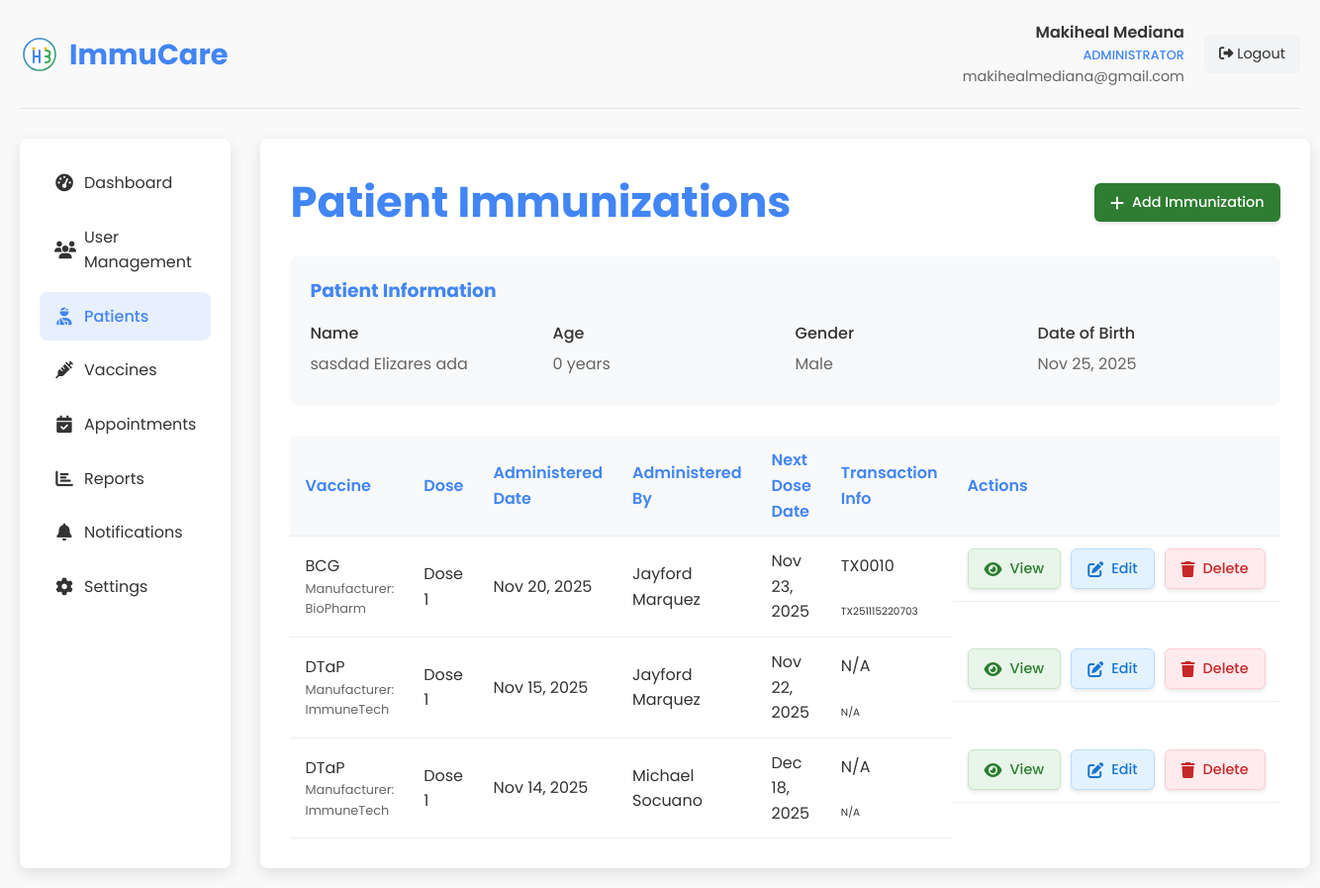
The page /admin_immunizations.php?patient_id=14 (signed in) on the database its author committed.
### tables this page shows
CREATE TABLE `patients` (
  `id` int(11) NOT NULL,
  `user_id` int(11) DEFAULT NULL,
  `first_name` varchar(50) NOT NULL,
  `middle_name` varchar(50) DEFAULT NULL,
  `last_name` varchar(50) NOT NULL,
  `date_of_birth` date NOT NULL,
  `gender` enum('male','female','other') NOT NULL,
  `blood_type` varchar(10) DEFAULT NULL COMMENT 'Patient blood type (A+, A-, B+, B-, AB+, AB-, O+, O-)',
  `purok` text NOT NULL,
  `city` varchar(100) NOT NULL,
  `province` varchar(100) NOT NULL,
  `postal_code` varchar(20) DEFAULT NULL,
  `phone_number` varchar(20) DEFAULT NULL,
  `email` varchar(255) DEFAULT NULL,
  `medical_history` text DEFAULT NULL,
  `allergies` text DEFAULT NULL,
  `diagnosis` text DEFAULT NULL COMMENT 'Patient diagnosis information',
  `created_at` datetime NOT NULL,
  `updated_at` timestamp NOT NULL DEFAULT current_timestamp() ON UPDATE current_timestamp()
);

CREATE TABLE `immunizations` (
  `id` int(11) NOT NULL,
  `patient_id` int(11) NOT NULL,
  `vaccine_id` int(11) NOT NULL,
  `administered_by` int(11) NOT NULL,
  `dose_number` int(11) DEFAULT 1,
  `batch_number` varchar(50) DEFAULT NULL,
  `expiration_date` date DEFAULT NULL,
  `administered_date` datetime NOT NULL,
  `next_dose_date` date DEFAULT NULL,
  `location` varchar(100) DEFAULT NULL,
  `diagnosis` text DEFAULT NULL,
  `transaction_id` varchar(100) DEFAULT NULL,
  `transaction_number` varchar(50) DEFAULT NULL,
  `created_at` datetime NOT NULL,
  `updated_at` timestamp NOT NULL DEFAULT current_timestamp() ON UPDATE current_timestamp()
);

CREATE TABLE `vaccines` (
  `id` int(11) NOT NULL,
  `name` varchar(100) NOT NULL,
  `manufacturer` varchar(100) DEFAULT NULL,
  `description` text DEFAULT NULL,
  `recommended_age` varchar(100) DEFAULT NULL,
  `doses_required` int(11) DEFAULT 1,
  `days_between_doses` int(11) DEFAULT NULL,
  `is_active` tinyint(1) DEFAULT 1,
  `created_at` datetime NOT NULL,
  `updated_at` timestamp NOT NULL DEFAULT current_timestamp() ON UPDATE current_timestamp()
);

CREATE TABLE `users` (
  `id` int(11) NOT NULL,
  `role_id` int(11) NOT NULL DEFAULT 4,
  `user_type` enum('admin','midwife','nurse','patient') NOT NULL DEFAULT 'patient',
  `name` varchar(100) NOT NULL,
  `email` varchar(100) NOT NULL,
  `phone` varchar(20) NOT NULL,
  `password` varchar(255) NOT NULL,
  `otp` varchar(6) DEFAULT NULL,
  `otp_expiry` datetime DEFAULT NULL,
  `is_active` tinyint(1) DEFAULT 1,
  `last_login` datetime NOT NULL,
  `created_at` datetime NOT NULL,
  `updated_at` timestamp NOT NULL DEFAULT current_timestamp() ON UPDATE current_timestamp()
);

### transaction_helper.php (called while the page is built, shortened)
<?php
class TransactionHelper {
    public static function formatTransactionId($transaction_id) {
        if (empty($transaction_id)) {
            return 'N/A';
        }
        return $transaction_id;
    }
    public static function formatTransactionNumber($transaction_number) {
        if (empty($transaction_number)) {
            return 'N/A';
        }
        return $transaction_number;
    }
}
?>

### admin_immunizations.php (the view, shortened to what this page needs)
<?php
require_once 'transaction_helper.php';
$admin_name = isset($_SESSION['user_name']) ? $_SESSION['user_name'] : 'Admin';
$admin_email = isset($_SESSION['user_email']) ? $_SESSION['user_email'] : '';
$conn = new mysqli(DB_HOST, DB_USER, DB_PASS, DB_NAME);
$patient_id = isset($_GET['patient_id']) ? intval($_GET['patient_id']) : 0;
$patient = null;
if ($patient_id > 0) {
    $stmt = $conn->prepare("SELECT p.*, CONCAT(p.first_name, ' ', p.middle_name, ' ', p.last_name) as full_name,
                           TIMESTAMPDIFF(YEAR, p.date_of_birth, CURDATE()) as age
                           FROM patients p WHERE p.id = ?");
    $stmt->bind_param("i", $patient_id);
    $stmt->execute();
    $result = $stmt->get_result();
    if ($result->num_rows > 0) {
        $patient = $result->fetch_assoc();
    } else {
        header('Location: admin_patients.php');
        exit;
    }
}
$immunizations_query = "SELECT i.*, v.name as vaccine_name, v.manufacturer,
                       u.name as administered_by_name,
                       i.transaction_id,
                       i.transaction_number
                       FROM immunizations i
                       JOIN vaccines v ON i.vaccine_id = v.id
                       JOIN users u ON i.administered_by = u.id
                       WHERE i.patient_id = ?
                       ORDER BY i.administered_date DESC";
$stmt = $conn->prepare($immunizations_query);
$stmt->bind_param("i", $patient_id);
$stmt->execute();
$immunizations_result = $stmt->get_result();
?>
<!DOCTYPE html>
<html lang="en">
<head>
    <link rel="stylesheet" href="styles.css">
    <link rel="stylesheet" href="https://cdnjs.cloudflare.com/ajax/libs/font-awesome/6.4.0/css/all.min.css">
</head>
<body>
    <div class="dashboard-container">
        <div class="dashboard-header">
            <div class="dashboard-logo">
                <img src="images/logo.svg" alt="ImmuCare Logo">
                <h1>ImmuCare</h1>
            </div>
            <div class="user-menu">
                <div class="user-info">
                    <div class="user-name"><?php echo htmlspecialchars($admin_name); ?></div>
                    <div class="user-role">Administrator</div>
                    <div class="user-email"><?php echo htmlspecialchars($admin_email); ?></div>
                </div>
                <a href="admin_dashboard.php?logout=1" class="logout-btn">
                    <i class="fas fa-sign-out-alt"></i> Logout
                </a>
            </div>
        </div>
        <div class="dashboard-content">
            <div class="sidebar">
                <ul class="sidebar-menu">
                    <li><a href="admin_dashboard.php"><i class="fas fa-tachometer-alt"></i> Dashboard</a></li>
                    <li><a href="admin_users.php"><i class="fas fa-users"></i> User Management</a></li>
                    <li><a href="admin_patients.php" class="active"><i class="fas fa-user-injured"></i> Patients</a></li>
                    <li><a href="admin_vaccines.php"><i class="fas fa-syringe"></i> Vaccines</a></li>
                    <li><a href="admin_appointments.php"><i class="fas fa-calendar-check"></i> Appointments</a></li>
                    <li><a href="admin_reports.php"><i class="fas fa-chart-bar"></i> Reports</a></li>
                    <li><a href="admin_notifications.php"><i class="fas fa-bell"></i> Notifications</a></li>
                    <li><a href="admin_settings.php"><i class="fas fa-cog"></i> Settings</a></li>
                </ul>
            </div>
            <div class="main-content">
                <div class="page-title">
                    <h2>Patient Immunizations</h2>
                    <?php if ($patient): ?>
                        <a href="?action=add&patient_id=<?php echo $patient_id; ?>" class="btn-add">
                            <i class="fas fa-plus"></i> Add Immunization
                        </a>
                    <?php endif; ?>
                </div>
                <?php if ($patient): ?>
                    <div class="patient-info">
                        <h3>Patient Information</h3>
                        <div class="patient-details">
                            <div class="patient-detail">
                                <div class="detail-label">Name</div>
                                <div class="detail-value"><?php echo htmlspecialchars($patient['full_name']); ?></div>
                            </div>
                            <div class="patient-detail">
                                <div class="detail-label">Age</div>
                                <div class="detail-value"><?php echo $patient['age']; ?> years</div>
                            </div>
                            <div class="patient-detail">
                                <div class="detail-label">Gender</div>
                                <div class="detail-value"><?php echo ucfirst($patient['gender']); ?></div>
                            </div>
                            <div class="patient-detail">
                                <div class="detail-label">Date of Birth</div>
                                <div class="detail-value"><?php echo date('M d, Y', strtotime($patient['date_of_birth'])); ?></div>
                            </div>
                        </div>
                    </div>
                    <div class="immunizations-list">
                        <table class="immunizations-table">
                            <thead>
                                <tr>
                                    <th>Vaccine</th>
                                    <th>Dose</th>
                                    <th>Administered Date</th>
                                    <th>Administered By</th>
                                    <th>Next Dose Date</th>
                                    <th>Transaction Info</th>
                                    <th>Actions</th>
                                </tr>
                            </thead>
                            <tbody>
                                <?php if ($immunizations_result->num_rows > 0): ?>
                                    <?php while ($immunization = $immunizations_result->fetch_assoc()): ?>
                                        <tr>
                                            <td>
                                                <?php echo htmlspecialchars($immunization['vaccine_name']); ?>
                                                <div style="font-size: 0.8rem; color: #666;">
                                                    Manufacturer: <?php echo htmlspecialchars($immunization['manufacturer']); ?>
                                                </div>
                                            </td>
                                            <td>Dose <?php echo $immunization['dose_number']; ?></td>
                                            <td><?php echo date('M d, Y', strtotime($immunization['administered_date'])); ?></td>
                                            <td><?php echo htmlspecialchars($immunization['administered_by_name']); ?></td>
                                            <td>
                                                <?php if ($immunization['next_dose_date']): ?>
                                                    <?php echo date('M d, Y', strtotime($immunization['next_dose_date'])); ?>
                                                <?php else: ?>
                                                    N/A
                                                <?php endif; ?>
                                            </td>
                                            <td class="transaction-info">
                                                <div class="small">
                                                    <div class="badge bg-primary mb-1"><?php echo TransactionHelper::formatTransactionNumber($immunization['transaction_number']); ?></div><br>
                                                    <div class="text-muted" style="font-size: 0.65rem;"><?php echo TransactionHelper::formatTransactionId($immunization['transaction_id']); ?></div>
                                                </div>
                                            </td>
                                            <td class="action-buttons">
                                                <a href="?action=view&id=<?php echo $immunization['id']; ?>&patient_id=<?php echo $patient_id; ?>" class="btn-view">
                                                    <i class="fas fa-eye"></i> View
                                                </a>
                                                <a href="?action=edit&id=<?php echo $immunization['id']; ?>&patient_id=<?php echo $patient_id; ?>" class="btn-edit">
                                                    <i class="fas fa-edit"></i> Edit
                                                </a>
                                                <a href="?action=delete&id=<?php echo $immunization['id']; ?>&patient_id=<?php echo $patient_id; ?>"
                                                   class="btn-delete"
                                                   onclick="return confirm('Are you sure you want to delete this immunization record?');">
                                                    <i class="fas fa-trash"></i> Delete
                                                </a>
                                            </td>
                                        </tr>
                                    <?php endwhile; ?>
                                <?php else: ?>
                                    <tr>
                                        <td colspan="6" style="text-align: center;">No immunization records found.</td>
                                    </tr>
                                <?php endif; ?>
                            </tbody>
                        </table>
                    </div>
                <?php else: ?>
                    <div class="alert alert-error">
                        Patient not found. Please select a valid patient.
                    </div>
                <?php endif; ?>
            </div>
        </div>
    </div>
</body>
</html>

### styles.css (style rules this page uses)
:root { --primary-color: #4285f4; --secondary-color: #34a853; --accent-color: #fbbc05; --text-color: #333; --light-text: #666; --bg-light: #f9f9f9; --bg-white: #ffffff; --shadow: 0 5px 15px rgba(0, 0, 0, 0.1); --border-radius: 8px; --transition: all 0.3s ease; }
* { margin: 0; padding: 0; box-sizing: border-box; }
html { scroll-behavior: smooth; }
body { font-family: 'Poppins', sans-serif; line-height: 1.6; color: var(--text-color); background-color: var(--bg-light); }
a { text-decoration: none; color: inherit; }
ul { list-style: none; }
img { max-width: 100%; height: auto; }

### rows shown on the page
patients: gender "Male", date_of_birth "Nov 25, 2025"
immunizations: vaccine.name "BCG", vaccine.manufacturer "BioPharm", dose_number "1", administered_date "Nov 20, 2025", administered_by.name "Jayford Marquez", next_dose_date "Nov 23, 2025", transaction_number "TX0010", transaction "TX251115220703"
immunizations: vaccine.name "DTaP", vaccine.manufacturer "ImmuneTech", dose_number "1", administered_date "Nov 15, 2025", administered_by.name "Jayford Marquez", next_dose_date "Nov 22, 2025", transaction_number "N/A", transaction "N/A"
immunizations: vaccine.name "DTaP", vaccine.manufacturer "ImmuneTech", dose_number "1", administered_date "Nov 14, 2025", administered_by.name "Michael Socuano", next_dose_date "Dec 18, 2025", transaction_number "N/A", transaction "N/A"

### other values the page prints
$admin_name "Makiheal Mediana"
$admin_email "makihealmediana@gmail.com"
$patient['full_name'] "sasdad Elizares ada"
$patient['age'] "0"
